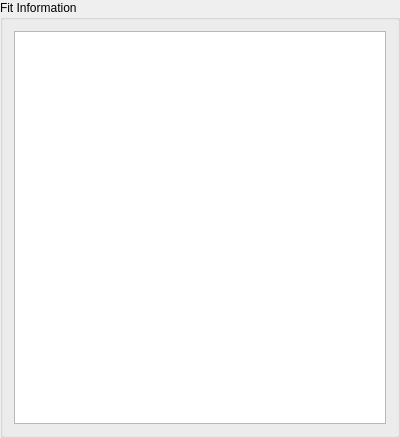
<?xml version="1.0" encoding="UTF-8"?>
<ui version="4.0">
 <class>fit_info_group_box</class>
 <widget class="QGroupBox" name="fit_info_group_box">
  <property name="geometry">
   <rect>
    <x>0</x>
    <y>0</y>
    <width>400</width>
    <height>438</height>
   </rect>
  </property>
  <property name="windowTitle">
   <string>Fit Information</string>
  </property>
  <property name="title">
   <string>Fit Information</string>
  </property>
  <layout class="QVBoxLayout" name="verticalLayout_2">
   <item>
    <widget class="QPlainTextEdit" name="info_plain_text_edit">
     <property name="lineWrapMode">
      <enum>QPlainTextEdit::WidgetWidth</enum>
     </property>
     <property name="readOnly">
      <bool>true</bool>
     </property>
    </widget>
   </item>
  </layout>
 </widget>
 <resources/>
 <connections/>
</ui>
